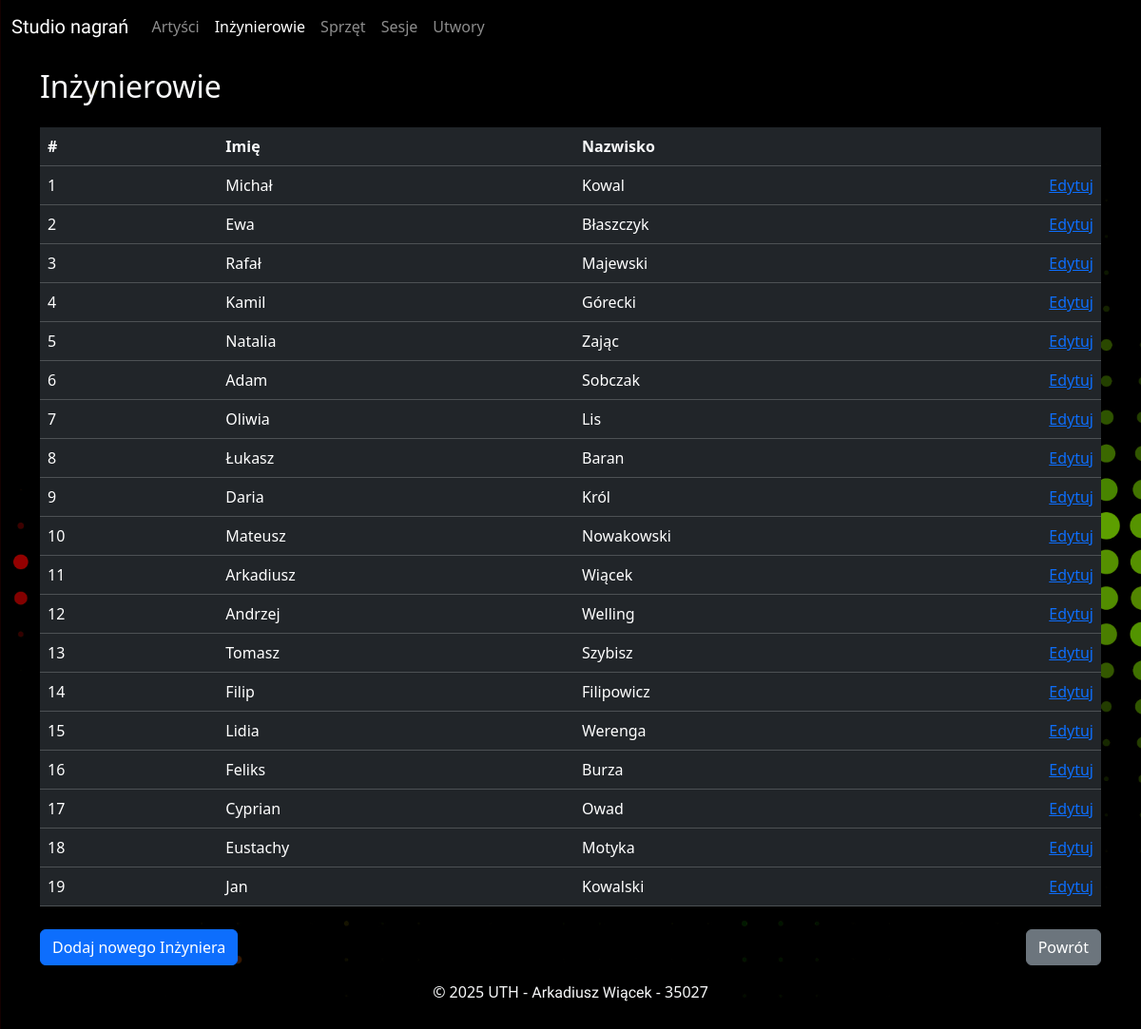
The app's page /inzynierowie/, older data.
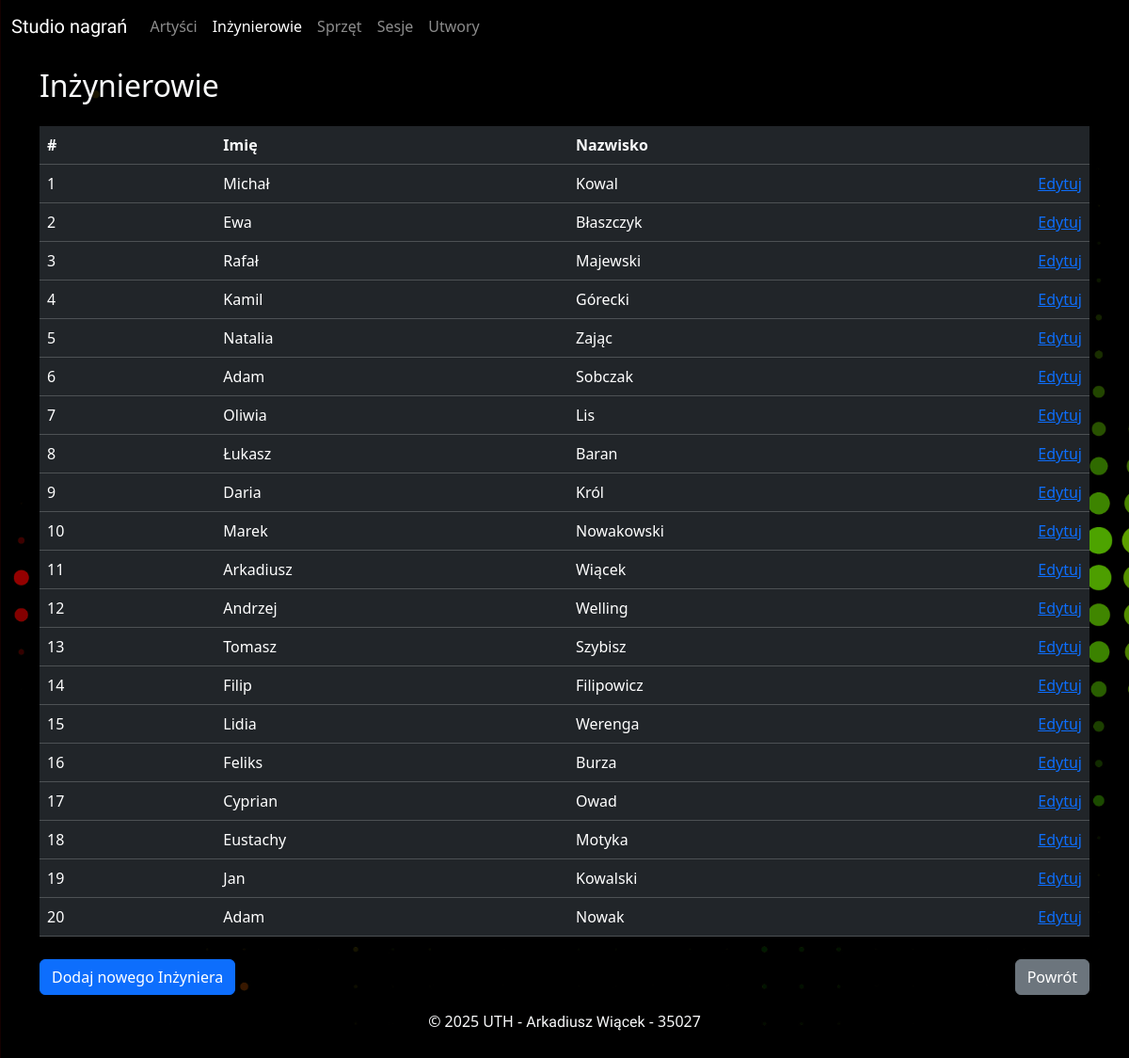
The same page, newer data.
### app/models.py (models this page shows)
class Inzynierowie(base):
    __tablename__ = "inzynierowie"
    IdInzyniera = Column(Integer, primary_key=True)
    Imie = Column(String)
    Nazwisko = Column(String)
    sesje = relationship(
        "Sesje", back_populates="inzynierowie", cascade="all, delete-orphan"
    )

### app/views/inzynierowie.py (the view)
@inzynierowie_bp.route("/")
def inzynierowie_view():
    sortby = request.args.get("sort", "IdInzyniera")
    order = request.args.get("order", "asc")
    inzynierowie = get_all_sorted(Inzynierowie, sortby, order)
    context = {"inzynierowie": inzynierowie, "sortby": sortby, "order": order}
    return render_template("inzynierowie.html", **context)

### app/services.py (called while the page is built)
@contextmanager
def get_db_session():
    session = database.session()
    try:
        yield session
        session.commit()
    except Exception:
        session.rollback()
        raise
    finally:
        session.close()

def get_all_sorted(model_class, sort_by=None, order='asc'):
    with get_db_session() as session:
        stmt = select(model_class)
        if sort_by:
            col = getattr(model_class, sort_by)
            if order == 'desc':
                stmt = stmt.order_by(col.desc())
            else:
                stmt = stmt.order_by(col)
        return session.execute(stmt).scalars().all()

### app/templates/inzynierowie.html (shortened to what this page needs)
{% extends "base.html" %}
{% block content %}
    <div class="container">
        <div class="row py-1 py-sm-3">
            <div class="col text-light">
                <h2>
                    Inżynierowie
                </h2>
            </div>
        </div>
        <div class="row">
            <div class="col">
                <table class="table table-hover table-dark">
                    <thead>
                        <tr class="d-sm-table-row">
                            <th>
                                <div class="row">
                                    <div class="col-auto col-sm-2">
                                        <a href="?sort=IdInzyniera&order={% if sort_by == 'IdInzyniera' and order == 'asc' %}desc{% else %}asc{% endif %}"
                                           class="text-light text-decoration-none">
                                            #
                                        </a>
                                    </div>
                                    <div class="col-auto col-sm-4">
                                        <a href="?sort=Imie&order={% if sort_by == 'Imie' and order == 'asc' %}desc{% else %}asc{% endif %}"
                                           class="text-light text-decoration-none">
                                            Imię
                                        </a>
                                    </div>
                                    <div class="col-auto col-sm-4">
                                        <a href="?sort=Nazwisko&order={% if sort_by == 'Nazwisko' and order == 'asc' %}desc{% else %}asc{% endif %}"
                                           class="text-light text-decoration-none">
                                            Nazwisko
                                        </a>
                                    </div>
                                    <div class="col-sm-2 d-none d-sm-block">
                                    </div>
                                </div>
                            </th>
                        </tr>
                    </thead>
                    {% for inzynier in inzynierowie %}
                        <tr>
                            <td>
                                <div class="row">
                                    <div class="col-12 col-sm-2">
                                        <span class="d-inline d-sm-none"># </span>{{ inzynier.IdInzyniera }}
                                    </div>
                                    <div class="col-auto col-sm-4">
                                        {{ inzynier.Imie }}
                                    </div>
                                    <div class="col-auto col-sm-4">
                                        {{ inzynier.Nazwisko }}
                                    </div>
                                    <div class="col col-sm-2 align-self-end text-end">
                                        <a href="{{ url_for('inzynierowie.edytuj_inzyniera_view', id_inzyniera=inzynier.IdInzyniera) }}">Edytuj</a>
                                    </div>
                                </div>
                            </td>
                        </tr>
                    {% endfor %}
                </table>
            </div>
        </div>
        <div class="row">
            <div class="col-12 col-sm pt-2">
                <a href="{{ url_for("inzynierowie.dodaj_inzyniera_view") }}"
                   class="btn btn-primary btn-block">Dodaj nowego
                Inżyniera</a>
            </div>
            <div class="col-12 col-sm d-flex justify-content-sm-end pt-2">
                <a href="{{ url_for("index") }}" class="btn btn-secondary btn-block">Powrót</a>
            </div>
        </div>
    </div>
{% endblock content %}

Row changes from the older to the newer data that the page shows:
changed Inzynierowie "Nowakowski": Imie "Mateusz" → "Marek"
added Inzynierowie: IdInzyniera "20", Imie "Adam", Nazwisko "Nowak"
